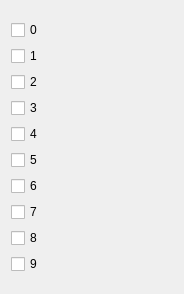
               <widget class="QWidget" name="scrollAreaWidgetContents_9">
                <property name="geometry">
                 <rect>
                  <x>0</x>
                  <y>0</y>
                  <width>184</width>
                  <height>294</height>
                 </rect>
                </property>
                <layout class="QVBoxLayout" name="verticalLayout_21">
                 <item>
                  <layout class="QVBoxLayout" name="verticalLayout_22">
                   <item>
                    <widget class="QCheckBox" name="input5_0x0">
                     <property name="text">
                      <string>0</string>
                     </property>
                    </widget>
                   </item>
                   <item>
                    <widget class="QCheckBox" name="input5_0x1">
                     <property name="text">
                      <string>1</string>
                     </property>
                    </widget>
                   </item>
                   <item>
                    <widget class="QCheckBox" name="input5_0x2">
                     <property name="text">
                      <string>2</string>
                     </property>
                    </widget>
                   </item>
                   <item>
                    <widget class="QCheckBox" name="input5_0x3">
                     <property name="text">
                      <string>3</string>
                     </property>
                    </widget>
                   </item>
                   <item>
                    <widget class="QCheckBox" name="input5_0x4">
                     <property name="text">
                      <string>4</string>
                     </property>
                    </widget>
                   </item>
                   <item>
                    <widget class="QCheckBox" name="input5_0x5">
                     <property name="text">
                      <string>5</string>
                     </property>
                    </widget>
                   </item>
                   <item>
                    <widget class="QCheckBox" name="input5_0x6">
                     <property name="text">
                      <string>6</string>
                     </property>
                    </widget>
                   </item>
                   <item>
                    <widget class="QCheckBox" name="input5_0x7">
                     <property name="text">
                      <string>7</string>
                     </property>
                    </widget>
                   </item>
                   <item>
                    <widget class="QCheckBox" name="input5_0x8">
                     <property name="text">
                      <string>8</string>
                     </property>
                    </widget>
                   </item>
                   <item>
                    <widget class="QCheckBox" name="input5_0x9">
                     <property name="enabled">
                      <bool>true</bool>
                     </property>
                     <property name="text">
                      <string>9</string>
                     </property>
                    </widget>
                   </item>
                  </layout>
                 </item>
                </layout>
               </widget>
